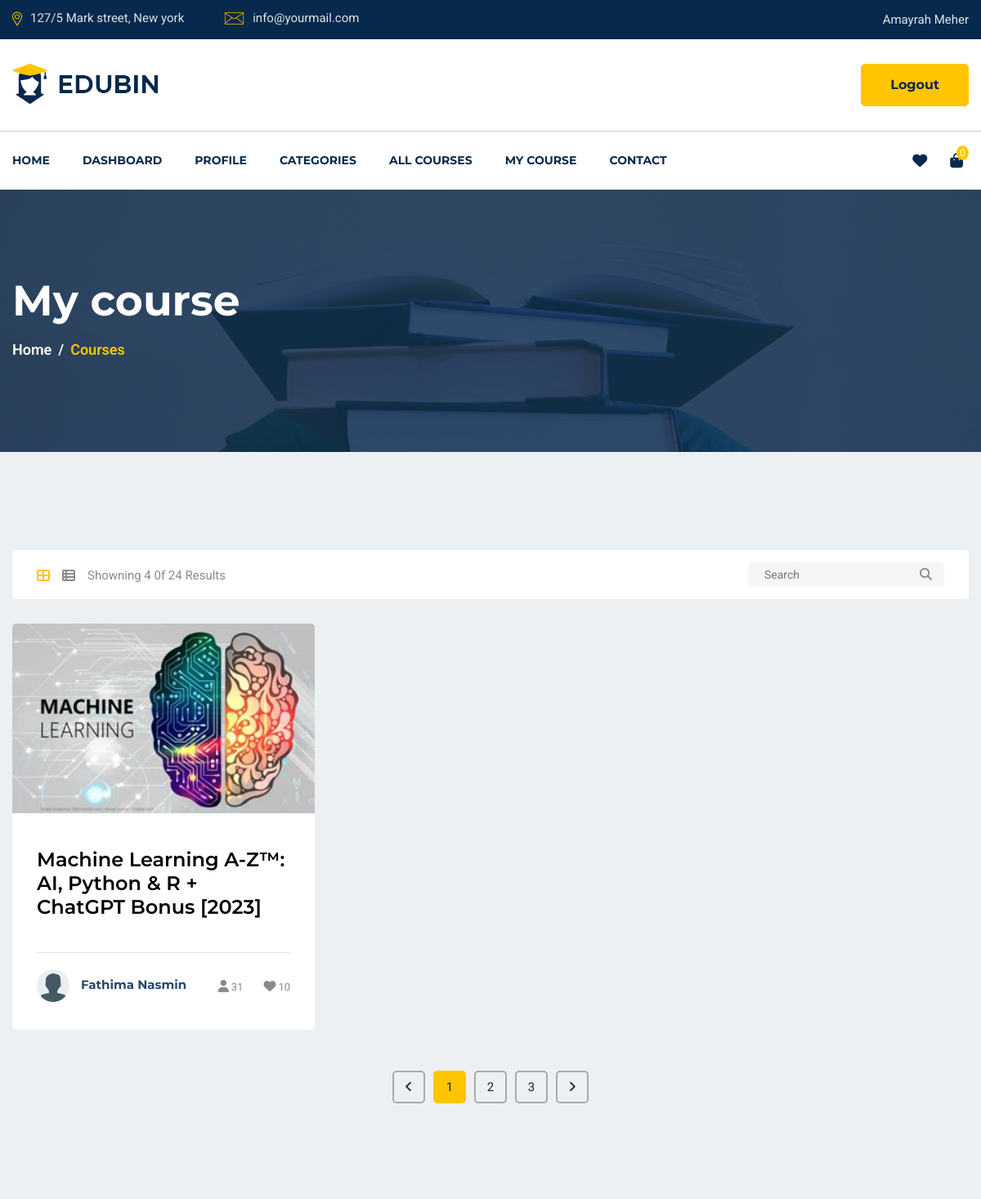
The page /user/my-course/ (signed in, upper part) on the database as committed earlier.
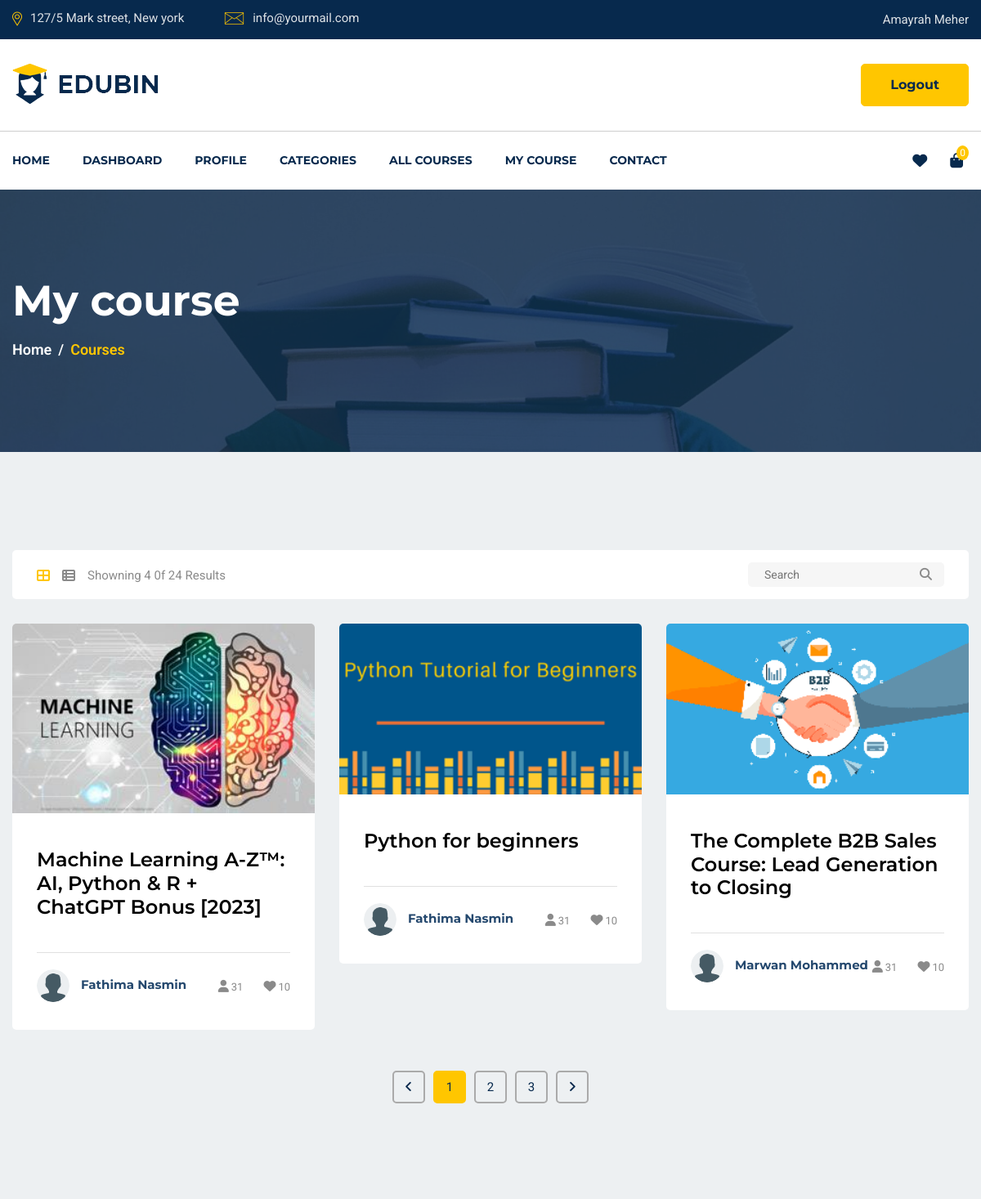
The same page on the database as committed later.
### user/models.py (models this page shows, shortened)
class EnrolledCourses(models.Model):
    course = models.ForeignKey(
        "lms_main.Course", on_delete=models.CASCADE)
    student = models.ForeignKey(
        Student, on_delete=models.CASCADE)
    def __str__(self):
        return f"Course Enrolled {self.course.title}-{self.student}"
    class Meta:
        unique_together = ('course', 'student')

class Instructor(models.Model):
    instructor = models.OneToOneField(
        User, on_delete=models.CASCADE, primary_key=True)
    profile_image = models.ImageField(
        null=True, blank=True, upload_to="profile_pictures/instructor/")
    about_me = models.TextField(null=True, blank=True)
    designation = models.CharField(null=True, blank=True, max_length=100)
    @property
    def profile_image_url(self):
        if self.profile_image and hasattr(self.profile_image, 'url'):
            return self.profile_image.url
        else:
            return "/static/images/profile/user.png"

class User(AbstractUser):
    username = models.CharField(_("Username"), max_length=150)
    email = models.EmailField(_("email address"), unique=True)
    USERNAME_FIELD = "email"
    REQUIRED_FIELDS = []
    objects = CustomUserManager()
    @property
    def full_name(self):
        return f"{self.first_name} {self.last_name}"

### lms_main/models.py (models this page shows, shortened)
class Course(models.Model):
    STATUS = (
        ('PUBLISH', 'PUBLISH'),
        ('DRAFT', 'DRAFT'),
    )
    title = models.CharField(max_length=300)
    description = models.TextField()
    created_at = models.DateField(auto_now_add=True)
    featured_image = models.ImageField(
        upload_to='course/featured_images/', null=True)
    price = models.IntegerField(
        null=True, default=0)
    discount = models.IntegerField(null=True, blank=True)
    slug = models.SlugField(unique=True, null=True,
                            blank=True, max_length=300)
    status = models.CharField(choices=STATUS, max_length=100, null=True)
    author = models.ForeignKey(user_model.Instructor, on_delete=models.CASCADE)
    category = models.ForeignKey(
        lms_main_model.Category, on_delete=models.CASCADE)
    level = models.ForeignKey(lms_main_model.Level, on_delete=models.CASCADE)

### user/views.py (the view)
# urls.py: path('my-course/', user_view.my_course, name='my-course'),
@login_required
def my_course(request):
    user = request.user
    my_courses = EnrolledCourses.objects.filter(student=user.student)
    context = {
        'my_courses': my_courses,
    }
    print(context)
    for course in my_courses:
        print(course)
    return render(request, 'user/my_course.html', context)

### user/models.py (called while the page is built)
    def __str__(self):
        return f"Student {self.student.first_name}"

### user/templates/user/my_course.html (shortened to what the changed rows need)
{% extends 'lms_main/base.html' %}
{% load static %}
{% load course_tags %}
{% block main %}
<section id="page-banner" class="pt-105 pb-110 bg_cover" data-overlay="8"
    style="background-image: url('{% static 'images/page-banner-2.jpg' %}')">
    <div class="container">
        <div class="row">
            <div class="col-lg-12">
                <div class="page-banner-cont">
                    <h2>My course</h2>
                </div>
            </div>
        </div>
    </div>
</section>
<section id="courses-part" class="pt-120 pb-120 gray-bg">
    <div class="container">
        <div class="tab-content" id="myTabContent">
            <div class="tab-pane fade show active" id="courses-grid" role="tabpanel" aria-labelledby="courses-grid-tab">
                <div class="row">
                    {% for course in my_courses %}
                    <div class="col-lg-4 col-md-6">
                        <div class="singel-course mt-30">
                            <div class="thum">
                                <div class="image">
                                    <img src="{{ course.course.featured_image.url }}" alt="Course">
                                </div>
                            </div>
                            <div class="cont">
                                <a href="courses-singel.html">
                                    <h4>{{ course.course.title }}</h4>
                                </a>
                                <div class="course-teacher">
                                    <div class="thum">
                                        <a href="#"><img src="{{ course.course.author.profile_image_url }}" alt="teacher"></a>
                                    </div>
                                    <div class="name">
                                        <a href="#">
                                            <h6>{{ course.course.author.instructor.full_name }}</h6>
                                        </a>
                                    </div>
                                    <div class="admin">
                                        <ul>
                                            <li><a href="#"><i class="fa fa-user"></i><span>31</span></a></li>
                                            <li><a href="#"><i class="fa fa-heart"></i><span>10</span></a></li>
                                        </ul>
                                    </div>
                                </div>
                            </div>
                        </div>
                    </div>
                    {% endfor %}
                </div>
            </div>
        </div>
    </div>
</section>
{% endblock %}

Rows that differ between the two databases and show on the page:
added EnrolledCourses: course.featured_image (picture), course "Python for beginners", course.author.instructor.full_name "Fathima Nasmin"
added EnrolledCourses: course.featured_image (picture), course "The Complete B2B Sales Course: Lead Generation to Closing", course.author.instructor.full_name "Marwan Mohammed"
